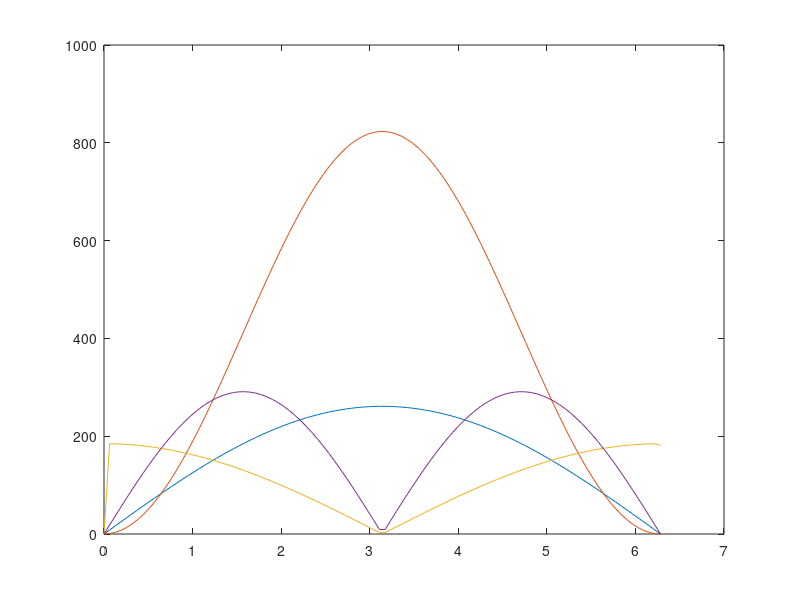

Here is the MATLAB script that generated this plot:
%% See how the rotation norm works
clear all
rng(2,'twister');
%% Create the points and the noise
d = 2;
m = 100;
x = randn(d,m);
tol = 1E-16;

np = 21;
nstep = 1/(np-1);

%% Create discretization of sphere
%Nice Fibonacci discretization but not easy to plot
% n = 300;
% index = -n:n;
% golden_inv = (sqrt(5)-1)/2;
% lat = arcsin(2.*index./(2.*n+1));
% lon = 2*pi*index*golden_inv;

% Dumb discretization of angles
n = 100;
phi = linspace(0,2*pi,n);



%% First without noise 
% [Q,~] = qr(randn(3));
% if (det(Q))<0
%     Q(:,1)=-1*Q(:,1);
% end
y = x;


Resul = zeros(n,4);
for i = 1:n
    R = [cos(phi(i)),sin(phi(i));-sin(phi(i)),cos(phi(i))];
            %Compute L1 error
            sum1 = 0;
            sum2 = 0;
            M1 = 0;
            M2 = 0;
            for l = 1:m
                den = max(norm(x(:,l) - R*y(:,l)),tol);
                M1 = M1 + 1./den.*(-x(:,l)*y(:,l)'+(R*y(:,l))*(R'*x(:,l))');
                sum1 = sum1 + norm(x(:,l) - R*y(:,l));
                sum2 = sum2 + norm(x(:,l) - R*y(:,l))^2;
                M2 = M2 + (-x(:,l)*y(:,l)'+(R*y(:,l))*(R'*x(:,l))');
            end
            Resul(i,1) = sum1;
            Resul(i,2) = sum2;
            Resul(i,3)= norm(M1,'fro');
            Resul(i,4)= norm(M2,'fro');
  
end
plot(phi,Resul(:,1));
hold on;
plot(phi,Resul(:,2));
plot(phi,Resul(:,3));
plot(phi,Resul(:,4));
